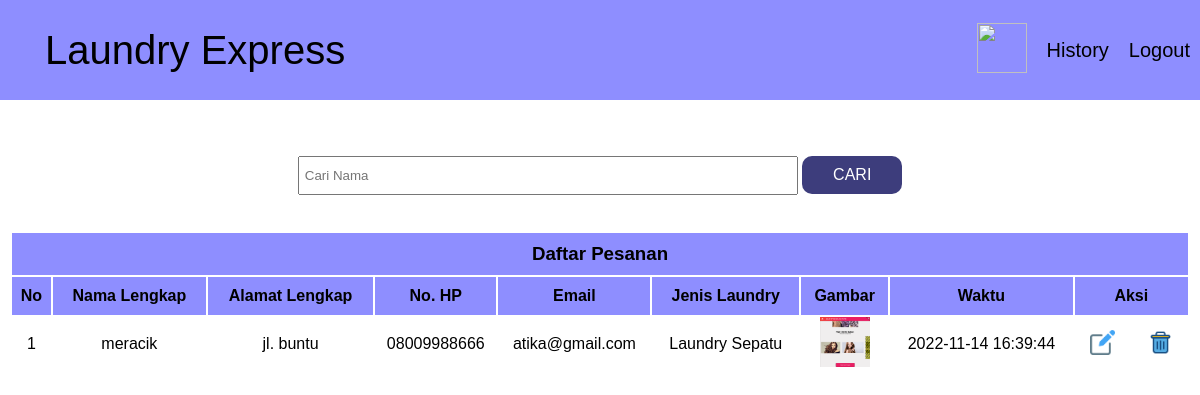
Page /beranda-admin.php on the committed database.
### tables this page shows
CREATE TABLE `gambar` (
  `id_gambar` int(11) NOT NULL,
  `id` int(11) NOT NULL,
  `nama_file` varchar(64) NOT NULL,
  `file` varchar(64) NOT NULL,
  `waktu` datetime NOT NULL
);

CREATE TABLE `laundry` (
  `id` int(11) NOT NULL,
  `id_user` int(11) NOT NULL,
  `nama` varchar(100) NOT NULL,
  `alamat` text NOT NULL,
  `telpon` varchar(25) NOT NULL,
  `email` varchar(100) NOT NULL,
  `jenis` varchar(100) NOT NULL
);

### beranda-admin.php (the view, shortened to what this page needs)
<?php
require "koneksi.php";
?>
<!DOCTYPE html>
<html lang="en">
<head>
    <link rel="stylesheet" href="css/styleData.css">
    <link rel="stylesheet" href="css/stylesheet.css">
    <link rel="stylesheet" href="css/styleSearch.css">
</head>
<body>
    <div class="header">
        <div class="nama-header">Laundry Express</div>
        <div class="list-header">
            <ul>
                <li><button id="switch"><img src="images/night-mode.png" width="50px" height="50px"></button></li>
                <li><a href="history.php" style="text-decoration: none;">History</a></li>
                <li><a href="logout.php" style="text-decoration: none;">Logout</a></li>
            </ul>
        </div>
    </div>
    <br><br>
    <div class="cari">
        <form action="" method="get">
            <input type="search" name="search" id="search" placeholder="Cari Nama" class="search">
            <input type="submit" name="submit" value="CARI" class="button-search">
        </form>
    </div>
    <br><br>
    <div class="tabel center" style="overflow-x: auto;">
        <table>
            <thead>
                <tr>
                    <th colspan="10" class="thead">
                        <h3 class="daftar">Daftar Pesanan</h3>
                    </th>
                </tr>
                <tr>
                    <th>No</th>
                    <th nowrap>Nama Lengkap</th>
                    <th>Alamat Lengkap</th>
                    <th>No. HP</th>
                    <th>Email</th>
                    <th>Jenis Laundry</th>
                    <th>Gambar</th>
                    <th>Waktu</th>
                    <th colspan="2">Aksi</th>
                </tr>
            </thead>
            <tbody>
                <?php
                if (isset($_GET['submit'])) {
                    $search = $_GET['search'];
                    $query = mysqli_query($db, "SELECT * FROM laundry INNER JOIN gambar ON laundry.id=gambar.id WHERE nama LIKE '%$search%'");;
                } else {
                    $query = mysqli_query($db, "SELECT * FROM laundry INNER JOIN gambar ON laundry.id=gambar.id");
                }
                $i = 1;
                while ($row = mysqli_fetch_assoc($query)) {
                ?>
                <tr>
                    <td><?= $i ?></td>
                    <td nowrap><?=$row['nama']?></td>
                    <td><?=$row['alamat']?></td>
                    <td><?=$row['telpon']?></td>
                    <td><?=$row['email']?></td>
                    <td><?=$row['jenis']?></td>
                    <td><img src="gambar/<?=$row['file']?>" width="50px" height="50px" ></td>
                    <td><?=$row['waktu']?></td>
                    <td class="edit">
                        <a href="edit.php?id=<?=$row['id']?>">
                            <img src="images/edit.png" width="25px" height="25px">
                        </a>
                    </td>
                    <td class="hapus">
                        <a href="hapus.php?id=<?=$row['id']?>" onclick="return confirm('Apakah Data akan dihapus')" >
                            <img src="images/trash-can.png" width="25px" height="25px">
                        </a>
                    </td>
                </tr>
                <?php
                $i++;
                }?>
            </tbody>
        </table>
    </div>
</body>
</html>

### css/styleData.css (style rules this page uses)
* { margin: 0; padding: 0; font-family: 'Lucida Sans', 'Lucida Sans Regular', 'Lucida Grande', 'Lucida Sans Unicode', Geneva, Verdana, sans-serif; }
thead tr { background-color: rgb(142, 142, 255); color: black; }
th { padding: 10px 5px; }
td { height: 40px; }
table { width: 100%; }
table a { padding: 10px; border-radius: 5px; }
.tabel { margin: 0 10px; text-align: center; display: flex; flex-direction: column; }
.daftar { display: flex; justify-content: center; align-items: center; }

### css/stylesheet.css (style rules this page uses)
* { margin: 0; padding: 0; }
.header { background-color: rgb(142, 142, 255); color: black; height: 100px; display: flex; justify-content:space-between ; align-items: center; }
.header a { color: black; }
.nama-header { float: left; font-size: 40px; padding: 25px 45px; }
.list-header ul { display: flex; align-items: center; justify-content: flex-end; }
.list-header ul li { padding: 0 10px; }
.list-header a { color: black; }
body { font-family: 'Lucida Sans', 'Lucida Sans Regular', 'Lucida Grande', 'Lucida Sans Unicode', Geneva, Verdana, sans-serif; }
li { list-style: none; float :left; font-size: 20px; }
#switch { background-color: rgb(142, 142, 255); border: none; }

### css/styleSearch.css (style rules this page uses)
.cari { display: flex; justify-content: center; margin-top: 20px; }
.search { padding: 10px 5px; width: 500px; }
.button-search { padding: 10px; width: 100px; font-size: medium; background-color: rgb(61, 61, 124); color: white; border:none; border-radius: 10px; }

### rows in the picture
gambar: id.nama "meracik", id.alamat "jl. buntu", id.telpon "08009988666", id.email "atika@gmail.com", id.jenis "Laundry Sepatu", file (picture), waktu "2022-11-14 16:39:44"
